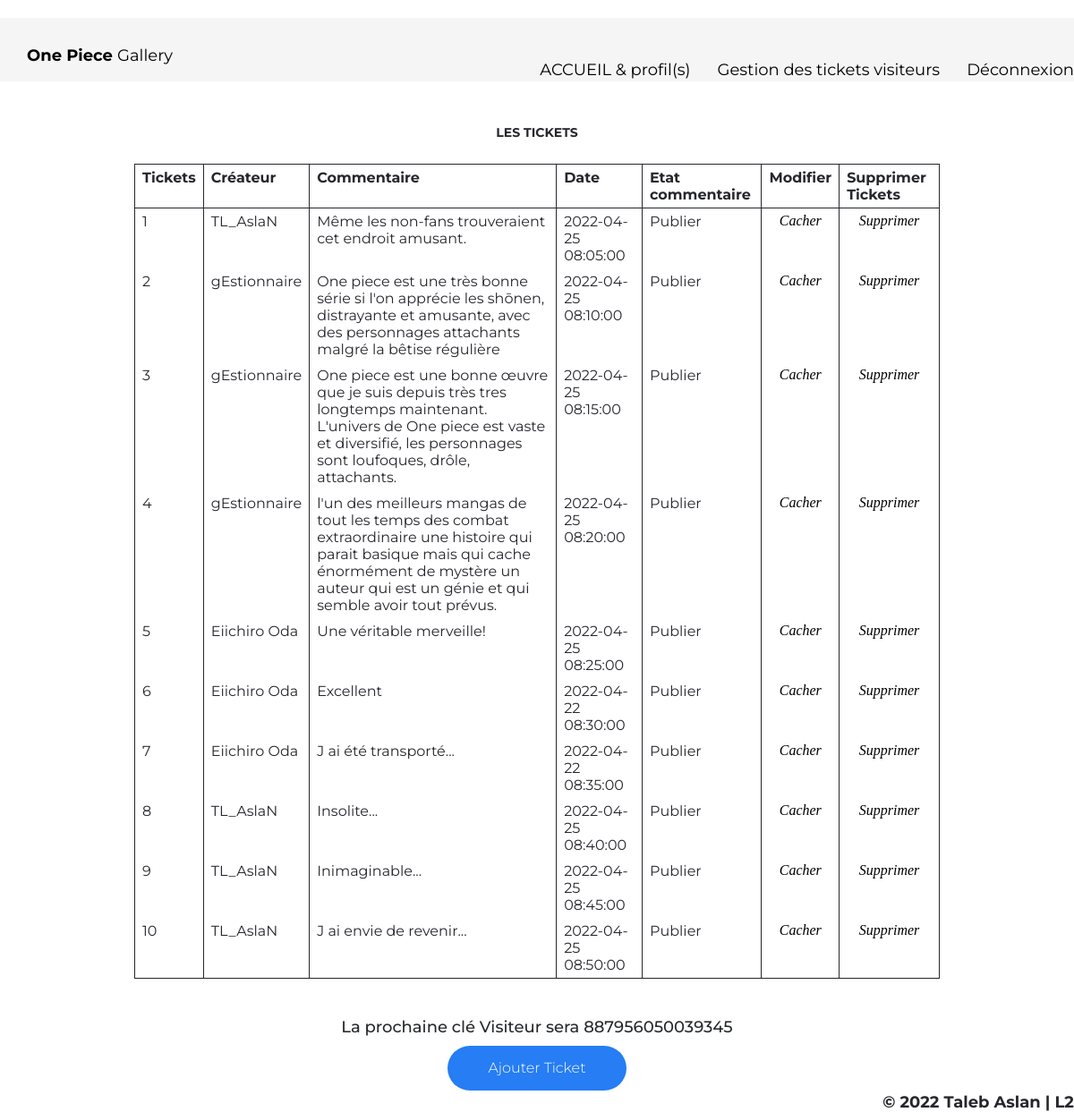
The page /V2/admin_visiteurs.php (signed in) on the database its author committed.
### tables this page shows
CREATE TABLE `t_commentaire_com` (
  `com_num` int(11) NOT NULL,
  `com_date_heure_publication` datetime NOT NULL,
  `com_texte` varchar(200) NOT NULL,
  `t_com_etat` char(1) NOT NULL,
  `vis_num` int(11) NOT NULL
);

CREATE TABLE `t_visiteur_vis` (
  `vis_num` int(11) NOT NULL,
  `vis_intitule` varchar(100) DEFAULT NULL,
  `vis_mot_de_passe` char(32) NOT NULL,
  `vis_date_heure_publication` datetime NOT NULL,
  `vis_nom` varchar(20) DEFAULT NULL,
  `vis_prenom` varchar(20) DEFAULT NULL,
  `vis_mail` varchar(50) DEFAULT NULL,
  `cpt_pseudo` varchar(60) NOT NULL
);

### V2/admin_visiteurs.php (the view, shortened to what this page needs)
<html>
<head>
    <link rel="stylesheet" href="http://cdnjs.cloudflare.com/ajax/libs/font-awesome/4.4.0/css/font-awesome.min.css">
    <link href="assets/css/bootstrap.min.css" rel="stylesheet">
    <link href="assets/css/style.css" rel="stylesheet">
    <link href="assets/css/responsive.css" rel="stylesheet">
</head>
<body>
    <header id="masthead" class="site-header site-header-white">
        <nav id="primary-navigation" class="site-navigation">
            <div class="container">
                <div class="navbar-header">
                    <a href="index.php" class="site-title"><span>One Piece </span>Gallery</a>
                </div>
            </div>
            <div class="collapse navbar-collapse" id="agency-navbar-collapse">
                <ul class="nav navbar-nav navbar-right">
                    <li><a href="admin_acceuil.php">ACCUEIL & profil(s)</a></li>
                    <li><a href="admin_visiteurs.php" class="active">Gestion des tickets visiteurs</a></li>
                    <li><a href="logout.php"><span>Déconnexion</span></a></li>
                </ul>
            </div>
        </nav>
    </header>
    <h1>ESPACE ADMINISTRATION</h1>
    <?php
    $mysqli = new mysqli('localhost', 'ztalebas0', 'ij5d64wq', 'zfl2-ztalebas0');
    $requete = "select * from t_visiteur_vis left join t_commentaire_com using(vis_num);";
    $resultat = $mysqli->query($requete);
    $c = 'c';
    echo "<br><br>";
    echo "<center>";
    echo '<label ">      LES TICKETS    </label>';
    echo "<br><br>";
    echo "<table>";
    echo  "<tr>";
    echo ('<th>' . "Tickets" . '</th>');
    echo ('<th>' . "Créateur" . '</th>');
    echo ('<th>' . "Commentaire" . '</th>');
    echo ('<th>' . "Date" . '</th>');
    echo ('<th>' . "Etat commentaire" . '</th>');
    echo ('<th>' . "Modifier" . '</th>');
    echo ('<th>' . "Supprimer Tickets" . '</th>');
    echo  "</tr>";
    while ($visiteur = $resultat->fetch_assoc()) {
        echo  "<tr>";
        echo ('<td>' . $visiteur['vis_num'] . '</td>' . '<td>' . $visiteur['cpt_pseudo'] . '</td>');
        echo ('<td>' . $visiteur['com_texte'] . '</td>' . '<td>' . $visiteur['vis_date_heure_publication'] . '</td>');
        if ($visiteur['com_texte'] != '') {
            if ($visiteur['t_com_etat'] == 'p') {
                echo ('<td color ="green">' . "Publier" . '</td>');
            } else {
                echo ('<td color ="red">' . "Cacher" . '</td>');
            }
        } else {
            echo "<td> </td>";
        }
        if ($visiteur['com_texte'] != '') {
            if ($visiteur['t_com_etat'] == 'p') {
                echo "<td style = font-family:georgia,garamond,serif;font-size:16px;font-style:italic; color : green>" . "<div align = center >";
                echo "<a href='visiteurs_action.php?tickets_etat=" . $c . "&commentaire=" . $visiteur['com_num'] . "'</a>";
                echo "Cacher</td>";
            }
        } else {
            echo "<td> </td>";
        }
        echo "<td style = font-family:georgia,garamond,serif;font-size:16px;font-style:italic; color : 'green'>" . "<div align = center >";
        echo "<a href='visiteurs_action.php?tickets=" . $visiteur['vis_num'] . "'</a>";
        echo "Supprimer</td>";
        echo  "</tr>";
    }
    echo "</table>";
    echo "</center>";
    echo '<br>';
    $requete = "SELECT * FROM t_visiteur_vis ;";
    $resultat = $mysqli->query($requete);
    $tickets_ajout = ($resultat->num_rows) + 1;
    $code = rand(111111111111111, 999999999999999);
    echo '<center>';
    echo "<h4>La prochaine clé Visiteur sera " . $code . "</h4>";
    echo '</center>';
    echo '<form action="admin_visiteurs.php" method="post">';
    echo  "<div align = center>";
    echo "<a  class='btn btn-fill mb-10' value='Valider'  href='visiteurs_action.php?tickets_ajout=" . $tickets_ajout . "&mdp=" . $code . "'</a>";
    echo "Ajouter Ticket";
    ?>
    <div style="text-align: right;">
        <a class="site-title"><span>© 2022 Taleb Aslan | L2 </span></a>
    </div>
</body>
</html>

### V2/assets/css/style.css (style rules this page uses)
h1 { font-size: 62px; }
h1,h2,h3,h4,h5 { color: #26292c; }
.btn { line-height: 50px; min-width: 200px; font-size: 16px; font-weight: 300; border: 0; border-radius: 50px; color: #26272d; background-color: #fff; padding: 0; transition: color 0.25s ease-in-out, background-color 0.25s ease-in-out; -moz-transition: color 0.25s ease-in-out, background-color 0.25s ease-in-out; -webkit-transition: color 0.25s ease-in-out, background-color 0.25s ease-in-out; -o-transition: color 0.25s ease-in-out, background-color 0.25s ease-in-out; -ms-transition: color 0.25s ease-in-out, background-color 0.25s ease-in-out; }
.btn-fill { background-color: #267df4; color: #fff; }
html, body { width: 100%; height: 100%; margin: 0; padding: 0; font-family: 'Montserrat', sans-serif; color: #26272d; }
.mb-10 { margin-bottom: 10px; }
.site-header { position: absolute; padding: 40px 0 0; background-color: whitesmoke; width: 100%; z-index: 3; }
.site-title { font-size: 18px; line-height: 5px; color: #26272d; }
.site-title span { font-weight: 700; }
.navbar-collapse { text-align: center; }
.navbar-nav { float: none; display: inline-block; }
.navbar-nav > li > a, .slicknav_nav > li > a { padding: 0; font-size: 18px; position: relative; color: #26272d; line-height: 26px; }
.site-header-white .navbar-nav > li > a, .site-header-white .site-title { color: black; }
.navbar-nav > li + li { margin-left: 30px; }
table, th, td { border: 1px solid; border-collapse: collapse; vertical-align: top; }
table, th { table-layout: auto; }
table { width: 100%; margin-bottom: 15px; }
th, td { padding: 5px 8px; }
td { border-width: 0 1px; }

### V2/admin_visiteurs.php (style rules this page uses)
table, th, td { border: 1px solid; border-collapse: collapse; vertical-align: top; }
table, th { table-layout: auto; }
table { width: 75%; margin-bottom: 15px; }
th, td { padding: 5px 8px; }
td { border-width: 0 1px; }

### rows shown on the page
t_commentaire_com: vis_num.vis_num "1", vis_num.cpt_pseudo "TL_AslaN", com_texte "Même les non-fans trouveraient cet endroit amusant.", vis_num.vis_date_heure_publication "2022-04-25 08:05:00", t_com_etat "Publier"
t_commentaire_com: vis_num.vis_num "2", vis_num.cpt_pseudo "gEstionnaire", com_texte "One piece est une très bonne série si l'on apprécie les shōnen, distrayante et amusante, avec des personnages attachants malgré la bêtise régulière", vis_num.vis_date_heure_publication "2022-04-25 08:10:00", t_com_etat "Publier"
t_commentaire_com: vis_num.vis_num "3", vis_num.cpt_pseudo "gEstionnaire", com_texte "One piece est une bonne œuvre que je suis depuis très tres longtemps maintenant. L'univers de One piece est vaste et diversifié, les personnages sont loufoques, drôle, attachants.", vis_num.vis_date_heure_publication "2022-04-25 08:15:00", t_com_etat "Publier"
t_commentaire_com: vis_num.vis_num "4", vis_num.cpt_pseudo "gEstionnaire", com_texte "l'un des meilleurs mangas de tout les temps des combat extraordinaire une histoire qui parait basique mais qui cache énormément de mystère un auteur qui est un génie et qui semble avoir tout prévus.", vis_num.vis_date_heure_publication "2022-04-25 08:20:00", t_com_etat "Publier"
t_commentaire_com: vis_num.vis_num "5", vis_num.cpt_pseudo "Eiichiro Oda", com_texte "Une véritable merveille!", vis_num.vis_date_heure_publication "2022-04-25 08:25:00", t_com_etat "Publier"
t_commentaire_com: vis_num.vis_num "6", vis_num.cpt_pseudo "Eiichiro Oda", com_texte "Excellent", vis_num.vis_date_heure_publication "2022-04-22 08:30:00", t_com_etat "Publier"
t_commentaire_com: vis_num.vis_num "7", vis_num.cpt_pseudo "Eiichiro Oda", com_texte "J ai été transporté...", vis_num.vis_date_heure_publication "2022-04-22 08:35:00", t_com_etat "Publier"
t_commentaire_com: vis_num.vis_num "8", vis_num.cpt_pseudo "TL_AslaN", com_texte "Insolite...", vis_num.vis_date_heure_publication "2022-04-25 08:40:00", t_com_etat "Publier"
t_commentaire_com: vis_num.vis_num "9", vis_num.cpt_pseudo "TL_AslaN", com_texte "Inimaginable...", vis_num.vis_date_heure_publication "2022-04-25 08:45:00", t_com_etat "Publier"
t_commentaire_com: vis_num.vis_num "10", vis_num.cpt_pseudo "TL_AslaN", com_texte "J ai envie de revenir...", vis_num.vis_date_heure_publication "2022-04-25 08:50:00", t_com_etat "Publier"
